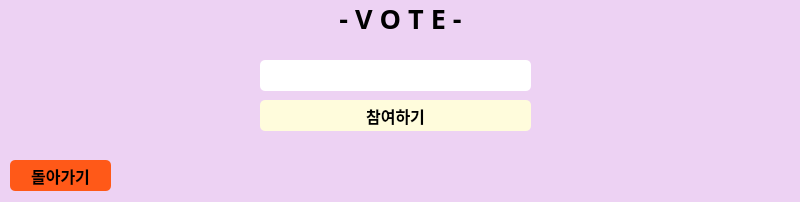
<?xml version="1.0" encoding="UTF-8"?>
<ui version="4.0">
 <class>Dialog</class>
 <widget class="QDialog" name="Dialog">
  <property name="geometry">
   <rect>
    <x>0</x>
    <y>0</y>
    <width>800</width>
    <height>202</height>
   </rect>
  </property>
  <property name="windowTitle">
   <string>Dialog</string>
  </property>
  <widget class="QLabel" name="label">
   <property name="geometry">
    <rect>
     <x>0</x>
     <y>0</y>
     <width>801</width>
     <height>251</height>
    </rect>
   </property>
   <property name="styleSheet">
    <string notr="true">background-color : #EDD2F3;</string>
   </property>
   <property name="text">
    <string/>
   </property>
   <property name="indent">
    <number>-1</number>
   </property>
  </widget>
  <widget class="QLabel" name="voteLabel">
   <property name="geometry">
    <rect>
     <x>0</x>
     <y>0</y>
     <width>801</width>
     <height>51</height>
    </rect>
   </property>
   <property name="font">
    <font>
     <family>Noto Sans CJK KR Black</family>
     <pointsize>20</pointsize>
     <weight>75</weight>
     <bold>true</bold>
    </font>
   </property>
   <property name="text">
    <string>- V O T E -</string>
   </property>
   <property name="alignment">
    <set>Qt::AlignHCenter|Qt::AlignTop</set>
   </property>
  </widget>
  <widget class="QLineEdit" name="numberInput">
   <property name="geometry">
    <rect>
     <x>260</x>
     <y>60</y>
     <width>271</width>
     <height>31</height>
    </rect>
   </property>
   <property name="font">
    <font>
     <family>Noto Sans CJK KR Black</family>
     <pointsize>12</pointsize>
     <weight>75</weight>
     <bold>true</bold>
    </font>
   </property>
   <property name="styleSheet">
    <string notr="true">border-radius : 5px;
background-color : white;</string>
   </property>
  </widget>
  <widget class="QPushButton" name="joinBtn">
   <property name="geometry">
    <rect>
     <x>260</x>
     <y>100</y>
     <width>271</width>
     <height>31</height>
    </rect>
   </property>
   <property name="font">
    <font>
     <family>Noto Sans CJK KR Black</family>
     <pointsize>12</pointsize>
     <weight>75</weight>
     <bold>true</bold>
    </font>
   </property>
   <property name="styleSheet">
    <string notr="true">background-color : #FFFCDC;
border-radius : 5px;</string>
   </property>
   <property name="text">
    <string>참여하기</string>
   </property>
  </widget>
  <widget class="QPushButton" name="goBackBtn">
   <property name="geometry">
    <rect>
     <x>10</x>
     <y>160</y>
     <width>101</width>
     <height>31</height>
    </rect>
   </property>
   <property name="font">
    <font>
     <family>Noto Sans CJK KR Black</family>
     <pointsize>12</pointsize>
     <weight>75</weight>
     <bold>true</bold>
    </font>
   </property>
   <property name="styleSheet">
    <string notr="true">background-color : rgb(255, 89, 24);
border-radius : 5px;</string>
   </property>
   <property name="text">
    <string>돌아가기</string>
   </property>
  </widget>
 </widget>
 <resources/>
 <connections/>
</ui>
